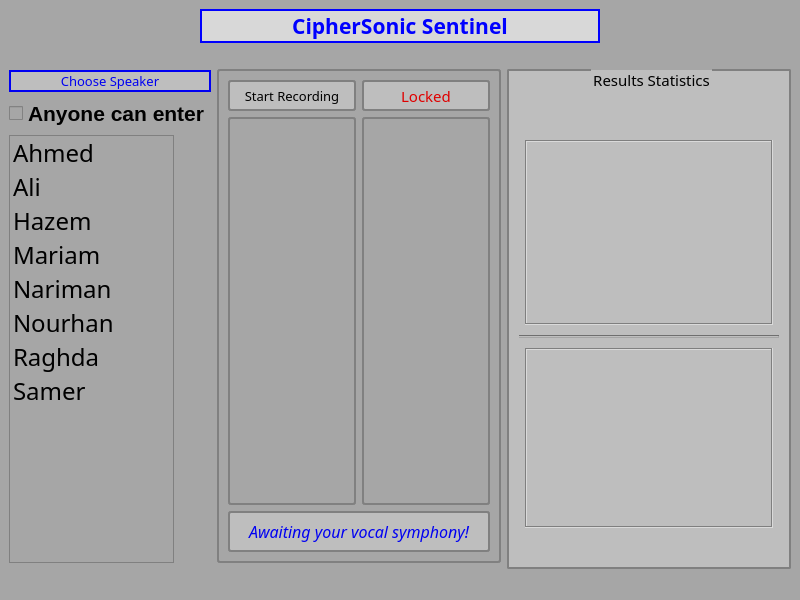
<?xml version="1.0" encoding="UTF-8"?>
<ui version="4.0">
 <class>MainWindow</class>
 <widget class="QMainWindow" name="MainWindow">
  <property name="geometry">
   <rect>
    <x>0</x>
    <y>0</y>
    <width>800</width>
    <height>600</height>
   </rect>
  </property>
  <property name="windowTitle">
   <string>MainWindow</string>
  </property>
  <property name="styleSheet">
   <string notr="true">background-color: rgb(166, 166, 166);</string>
  </property>
  <widget class="QWidget" name="centralwidget">
   <layout class="QGridLayout" name="gridLayout_3">
    <item row="1" column="1">
     <layout class="QHBoxLayout" name="horizontalLayout_2">
      <item>
       <spacer name="horizontalSpacer_5">
        <property name="orientation">
         <enum>Qt::Horizontal</enum>
        </property>
        <property name="sizeHint" stdset="0">
         <size>
          <width>40</width>
          <height>20</height>
         </size>
        </property>
       </spacer>
      </item>
     </layout>
    </item>
    <item row="3" column="1">
     <widget class="QFrame" name="recorderFrame">
      <property name="maximumSize">
       <size>
        <width>16777215</width>
        <height>16777215</height>
       </size>
      </property>
      <property name="styleSheet">
       <string notr="true">QFrame {
    border: 2px solid gray;
    border-radius: 3px;
}</string>
      </property>
      <property name="frameShape">
       <enum>QFrame::Panel</enum>
      </property>
      <property name="frameShadow">
       <enum>QFrame::Raised</enum>
      </property>
      <layout class="QGridLayout" name="gridLayout">
       <item row="1" column="0">
        <widget class="QLabel" name="recorderLabel">
         <property name="maximumSize">
          <size>
           <width>16777215</width>
           <height>16777215</height>
          </size>
         </property>
         <property name="cursor">
          <cursorShape>PointingHandCursor</cursorShape>
         </property>
         <property name="text">
          <string/>
         </property>
         <property name="alignment">
          <set>Qt::AlignCenter</set>
         </property>
        </widget>
       </item>
       <item row="2" column="0" colspan="2">
        <widget class="QLabel" name="accessLabel">
         <property name="maximumSize">
          <size>
           <width>16777215</width>
           <height>41</height>
          </size>
         </property>
         <property name="font">
          <font>
           <family>Stencil</family>
           <pointsize>12</pointsize>
           <italic>true</italic>
           <bold>false</bold>
          </font>
         </property>
         <property name="styleSheet">
          <string notr="true">color: rgb(0, 0, 242);
background-color: rgb(190, 190, 190);
</string>
         </property>
         <property name="frameShape">
          <enum>QFrame::WinPanel</enum>
         </property>
         <property name="text">
          <string>Awaiting your vocal symphony!</string>
         </property>
         <property name="scaledContents">
          <bool>false</bool>
         </property>
         <property name="alignment">
          <set>Qt::AlignCenter</set>
         </property>
         <property name="wordWrap">
          <bool>true</bool>
         </property>
        </widget>
       </item>
       <item row="1" column="1">
        <widget class="QLabel" name="lockLabel">
         <property name="maximumSize">
          <size>
           <width>16777215</width>
           <height>16777215</height>
          </size>
         </property>
         <property name="cursor">
          <cursorShape>PointingHandCursor</cursorShape>
         </property>
         <property name="text">
          <string/>
         </property>
         <property name="alignment">
          <set>Qt::AlignCenter</set>
         </property>
        </widget>
       </item>
       <item row="0" column="0">
        <widget class="QLabel" name="recordWordLabel">
         <property name="maximumSize">
          <size>
           <width>16777215</width>
           <height>31</height>
          </size>
         </property>
         <property name="font">
          <font>
           <family>Stencil</family>
           <pointsize>10</pointsize>
           <bold>false</bold>
          </font>
         </property>
         <property name="styleSheet">
          <string notr="true">background-color: rgb(190, 190, 190);
</string>
         </property>
         <property name="frameShape">
          <enum>QFrame::WinPanel</enum>
         </property>
         <property name="text">
          <string>Start Recording</string>
         </property>
         <property name="alignment">
          <set>Qt::AlignCenter</set>
         </property>
        </widget>
       </item>
       <item row="0" column="1">
        <widget class="QLabel" name="lockWordLabel">
         <property name="maximumSize">
          <size>
           <width>16777215</width>
           <height>31</height>
          </size>
         </property>
         <property name="font">
          <font>
           <family>Stencil</family>
           <pointsize>11</pointsize>
           <bold>false</bold>
          </font>
         </property>
         <property name="styleSheet">
          <string notr="true">color: rgb(223, 0, 0);
background-color: rgb(190, 190, 190);
</string>
         </property>
         <property name="frameShape">
          <enum>QFrame::WinPanel</enum>
         </property>
         <property name="text">
          <string>Locked</string>
         </property>
         <property name="alignment">
          <set>Qt::AlignCenter</set>
         </property>
        </widget>
       </item>
      </layout>
     </widget>
    </item>
    <item row="4" column="0" colspan="2">
     <layout class="QVBoxLayout" name="verticalLayout">
      <item>
       <widget class="QWidget" name="spectrogramWidget" native="true">
        <property name="maximumSize">
         <size>
          <width>16777215</width>
          <height>170</height>
         </size>
        </property>
        <property name="styleSheet">
         <string notr="true">background-color:rgb(4, 4, 4)</string>
        </property>
       </widget>
      </item>
     </layout>
    </item>
    <item row="0" column="0" colspan="3">
     <layout class="QHBoxLayout" name="horizontalLayout">
      <item>
       <spacer name="horizontalSpacer">
        <property name="orientation">
         <enum>Qt::Horizontal</enum>
        </property>
        <property name="sizeType">
         <enum>QSizePolicy::Preferred</enum>
        </property>
        <property name="sizeHint" stdset="0">
         <size>
          <width>35</width>
          <height>20</height>
         </size>
        </property>
       </spacer>
      </item>
      <item>
       <widget class="QLabel" name="titleLabel">
        <property name="maximumSize">
         <size>
          <width>400</width>
          <height>41</height>
         </size>
        </property>
        <property name="font">
         <font>
          <family>Viner Hand ITC</family>
          <pointsize>16</pointsize>
          <bold>true</bold>
         </font>
        </property>
        <property name="styleSheet">
         <string notr="true">background-color: qlineargradient(spread:pad, x1:0, y1:0, x2:1, y2:0, stop:0 rgba(0, 0, 0, 255), stop:1 rgba(255, 255, 255, 255));
background-color: rgb(149, 149, 149);
background-color: rgb(216, 216, 216);
color: rgb(0, 0, 255);</string>
        </property>
        <property name="frameShape">
         <enum>QFrame::WinPanel</enum>
        </property>
        <property name="text">
         <string>CipherSonic Sentinel</string>
        </property>
        <property name="alignment">
         <set>Qt::AlignCenter</set>
        </property>
       </widget>
      </item>
      <item>
       <spacer name="horizontalSpacer_2">
        <property name="orientation">
         <enum>Qt::Horizontal</enum>
        </property>
        <property name="sizeType">
         <enum>QSizePolicy::Preferred</enum>
        </property>
        <property name="sizeHint" stdset="0">
         <size>
          <width>35</width>
          <height>20</height>
         </size>
        </property>
       </spacer>
      </item>
     </layout>
    </item>
    <item row="3" column="0">
     <layout class="QVBoxLayout" name="verticalLayout_2">
      <item>
       <spacer name="verticalSpacer_3">
        <property name="orientation">
         <enum>Qt::Vertical</enum>
        </property>
        <property name="sizeType">
         <enum>QSizePolicy::Preferred</enum>
        </property>
        <property name="sizeHint" stdset="0">
         <size>
          <width>20</width>
          <height>1</height>
         </size>
        </property>
       </spacer>
      </item>
      <item>
       <widget class="QLabel" name="recordWordLabel_2">
        <property name="maximumSize">
         <size>
          <width>16777215</width>
          <height>31</height>
         </size>
        </property>
        <property name="font">
         <font>
          <family>Stencil</family>
          <pointsize>10</pointsize>
          <bold>false</bold>
         </font>
        </property>
        <property name="styleSheet">
         <string notr="true">color: rgb(0, 0, 242);
background-color: rgb(190, 190, 190);
</string>
        </property>
        <property name="frameShape">
         <enum>QFrame::WinPanel</enum>
        </property>
        <property name="text">
         <string>Choose Speaker</string>
        </property>
        <property name="alignment">
         <set>Qt::AlignCenter</set>
        </property>
       </widget>
      </item>
      <item>
       <widget class="QCheckBox" name="anyoneCheckbox">
        <property name="font">
         <font>
          <pointsize>16</pointsize>
          <bold>true</bold>
         </font>
        </property>
        <property name="text">
         <string>Anyone can enter</string>
        </property>
       </widget>
      </item>
      <item>
       <widget class="QListWidget" name="listWidget">
        <property name="maximumSize">
         <size>
          <width>165</width>
          <height>16777215</height>
         </size>
        </property>
        <property name="font">
         <font>
          <family>Stencil</family>
          <pointsize>18</pointsize>
         </font>
        </property>
        <property name="styleSheet">
         <string notr="true"/>
        </property>
        <property name="selectionMode">
         <enum>QAbstractItemView::MultiSelection</enum>
        </property>
        <item>
         <property name="text">
          <string>Ahmed</string>
         </property>
        </item>
        <item>
         <property name="text">
          <string>Ali</string>
         </property>
        </item>
        <item>
         <property name="text">
          <string>Hazem</string>
         </property>
        </item>
        <item>
         <property name="text">
          <string>Mariam</string>
         </property>
        </item>
        <item>
         <property name="text">
          <string>Nariman</string>
         </property>
        </item>
        <item>
         <property name="text">
          <string>Nourhan</string>
         </property>
        </item>
        <item>
         <property name="text">
          <string>Raghda</string>
         </property>
        </item>
        <item>
         <property name="text">
          <string>Samer</string>
         </property>
        </item>
       </widget>
      </item>
     </layout>
    </item>
    <item row="3" column="2" rowspan="2">
     <widget class="QGroupBox" name="resultsGroupBox">
      <property name="maximumSize">
       <size>
        <width>380</width>
        <height>16777215</height>
       </size>
      </property>
      <property name="baseSize">
       <size>
        <width>0</width>
        <height>0</height>
       </size>
      </property>
      <property name="font">
       <font>
        <family>Stencil</family>
        <pointsize>11</pointsize>
        <bold>false</bold>
       </font>
      </property>
      <property name="styleSheet">
       <string notr="true">QGroupBox {
    border: 1.5px solid gray;
    border-radius: 2px;
    background-color: rgb(190, 190, 190);

}

QGroupBox::title {
    subcontrol-origin: margin;
    subcontrol-position: top center;
    padding:8p 3px 3px 3px;
}
</string>
      </property>
      <property name="title">
       <string>Results Statistics</string>
      </property>
      <property name="alignment">
       <set>Qt::AlignCenter</set>
      </property>
      <property name="flat">
       <bool>false</bool>
      </property>
      <layout class="QGridLayout" name="gridLayout_2">
       <item row="4" column="1">
        <widget class="QTableView" name="resultsTable2">
         <property name="maximumSize">
          <size>
           <width>350</width>
           <height>180</height>
          </size>
         </property>
         <property name="font">
          <font>
           <pointsize>15</pointsize>
          </font>
         </property>
         <property name="styleSheet">
          <string notr="true">background-color: rgb(190, 190, 190);</string>
         </property>
         <property name="frameShape">
          <enum>QFrame::Box</enum>
         </property>
         <property name="sizeAdjustPolicy">
          <enum>QAbstractScrollArea::AdjustToContents</enum>
         </property>
         <property name="editTriggers">
          <set>QAbstractItemView::NoEditTriggers</set>
         </property>
         <property name="tabKeyNavigation">
          <bool>false</bool>
         </property>
         <property name="alternatingRowColors">
          <bool>false</bool>
         </property>
         <attribute name="horizontalHeaderStretchLastSection">
          <bool>true</bool>
         </attribute>
         <attribute name="verticalHeaderCascadingSectionResizes">
          <bool>true</bool>
         </attribute>
        </widget>
       </item>
       <item row="0" column="1">
        <spacer name="verticalSpacer">
         <property name="orientation">
          <enum>Qt::Vertical</enum>
         </property>
         <property name="sizeType">
          <enum>QSizePolicy::Preferred</enum>
         </property>
         <property name="sizeHint" stdset="0">
          <size>
           <width>20</width>
           <height>30</height>
          </size>
         </property>
        </spacer>
       </item>
       <item row="2" column="1">
        <widget class="QTableView" name="resultsTable1">
         <property name="maximumSize">
          <size>
           <width>350</width>
           <height>185</height>
          </size>
         </property>
         <property name="font">
          <font>
           <pointsize>15</pointsize>
          </font>
         </property>
         <property name="styleSheet">
          <string notr="true">background-color: rgb(190, 190, 190);</string>
         </property>
         <property name="frameShape">
          <enum>QFrame::Box</enum>
         </property>
         <property name="sizeAdjustPolicy">
          <enum>QAbstractScrollArea::AdjustToContents</enum>
         </property>
         <property name="editTriggers">
          <set>QAbstractItemView::NoEditTriggers</set>
         </property>
         <property name="tabKeyNavigation">
          <bool>false</bool>
         </property>
         <property name="alternatingRowColors">
          <bool>false</bool>
         </property>
         <attribute name="horizontalHeaderCascadingSectionResizes">
          <bool>false</bool>
         </attribute>
         <attribute name="horizontalHeaderStretchLastSection">
          <bool>true</bool>
         </attribute>
         <attribute name="verticalHeaderCascadingSectionResizes">
          <bool>true</bool>
         </attribute>
         <attribute name="verticalHeaderShowSortIndicator" stdset="0">
          <bool>false</bool>
         </attribute>
         <attribute name="verticalHeaderStretchLastSection">
          <bool>false</bool>
         </attribute>
        </widget>
       </item>
       <item row="5" column="1">
        <spacer name="verticalSpacer_2">
         <property name="orientation">
          <enum>Qt::Vertical</enum>
         </property>
         <property name="sizeType">
          <enum>QSizePolicy::Preferred</enum>
         </property>
         <property name="sizeHint" stdset="0">
          <size>
           <width>20</width>
           <height>25</height>
          </size>
         </property>
        </spacer>
       </item>
       <item row="3" column="0" colspan="3">
        <widget class="Line" name="line_2">
         <property name="maximumSize">
          <size>
           <width>16777215</width>
           <height>16777215</height>
          </size>
         </property>
         <property name="orientation">
          <enum>Qt::Horizontal</enum>
         </property>
        </widget>
       </item>
      </layout>
     </widget>
    </item>
   </layout>
  </widget>
  <widget class="QMenuBar" name="menubar">
   <property name="geometry">
    <rect>
     <x>0</x>
     <y>0</y>
     <width>800</width>
     <height>24</height>
    </rect>
   </property>
  </widget>
  <widget class="QStatusBar" name="statusbar"/>
 </widget>
 <resources/>
 <connections/>
</ui>
